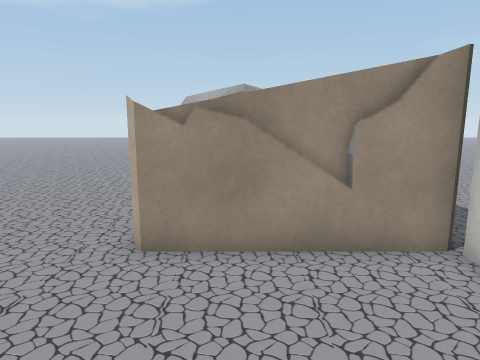
View 1 (above)

18 first-person views from a walk through a scene from a Unity 3-D project. The camera is 1.2 m above the floor, tilts 10° down and sees 70° across. The floor is counted in squares, 0.5 m on a side. Each view is taken from the middle of a square. On the plan, view 1 faces up. The plan holds only what a view shows up to about 20 squares ahead; the rest is blank. The place goes on beyond the plan. The player is left out. Some surface patterns are stand-ins.

View 2
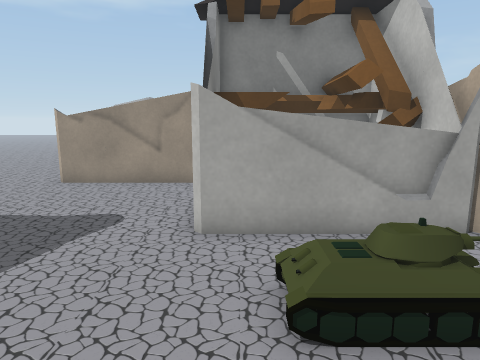

View 3
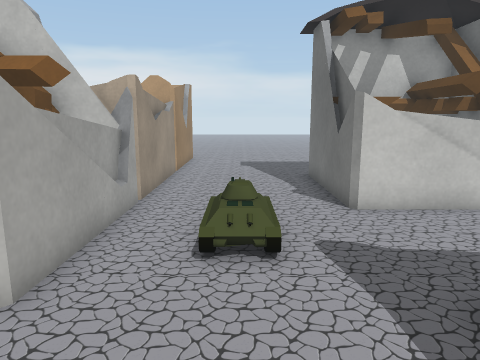

View 4
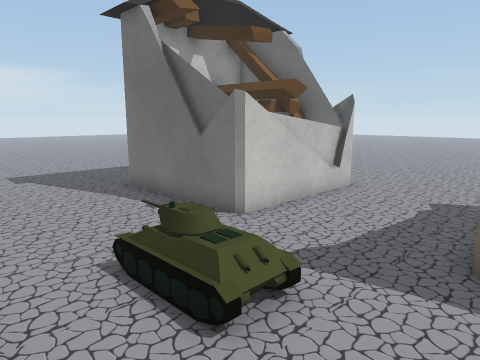

View 5
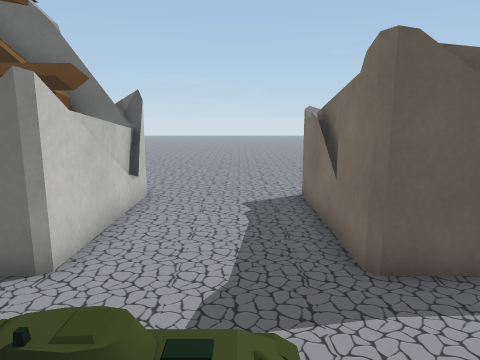

View 6
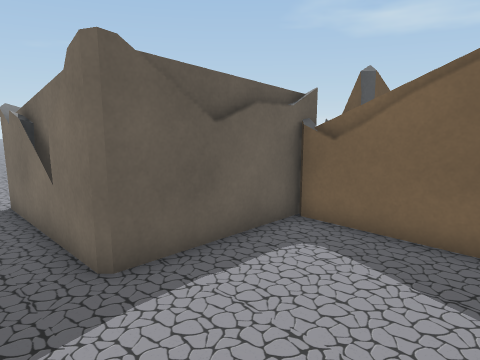

View 7
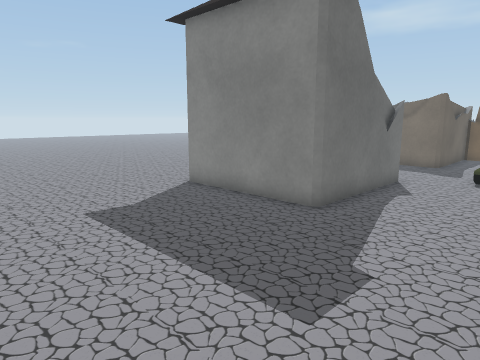

View 8
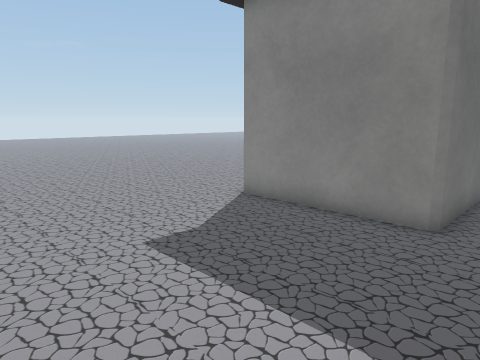

View 9
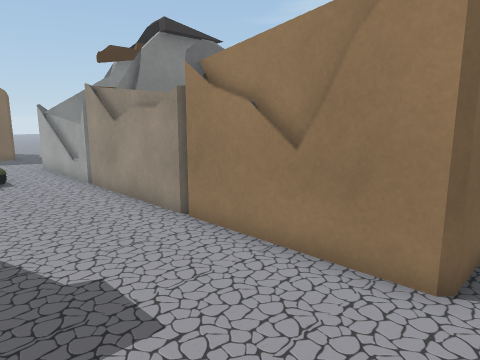

View 10
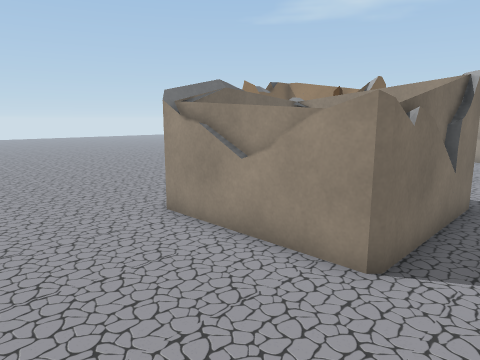

View 11
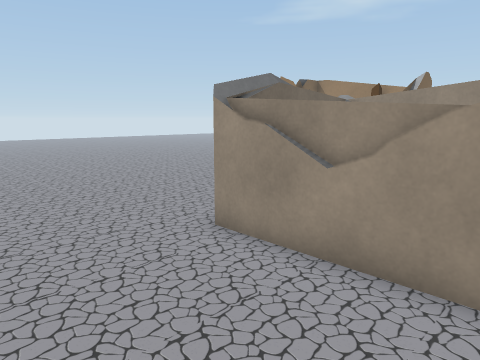

View 12
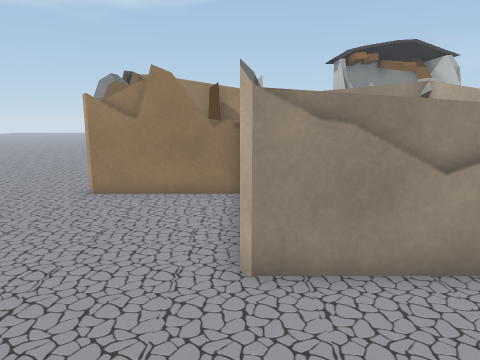

View 13
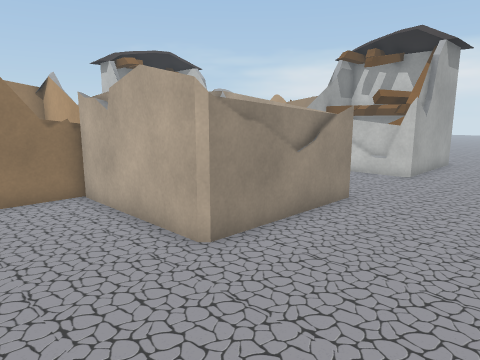

View 14
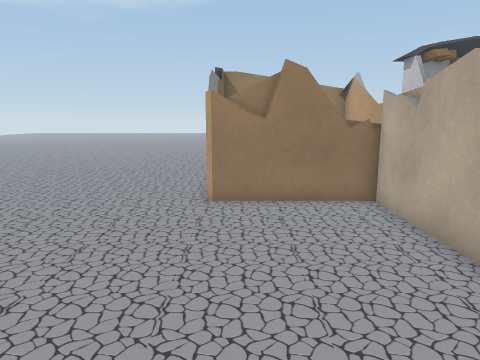

View 15
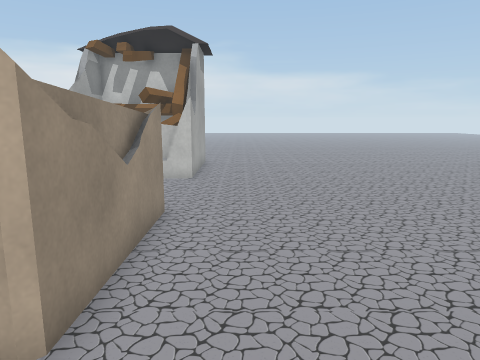

View 16
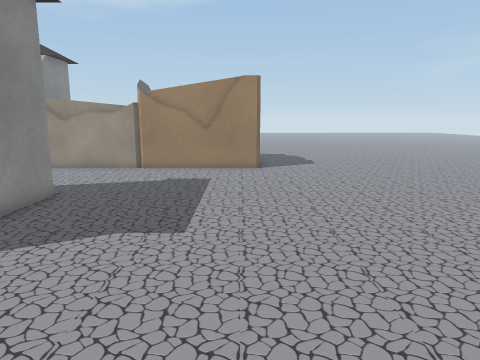

View 17
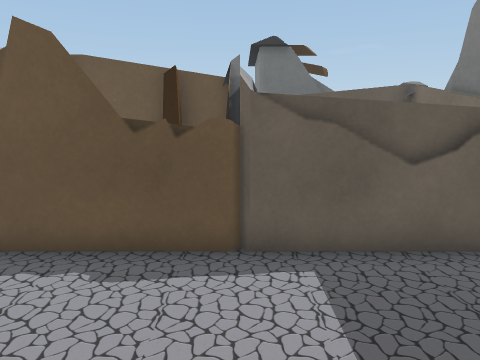

View 18
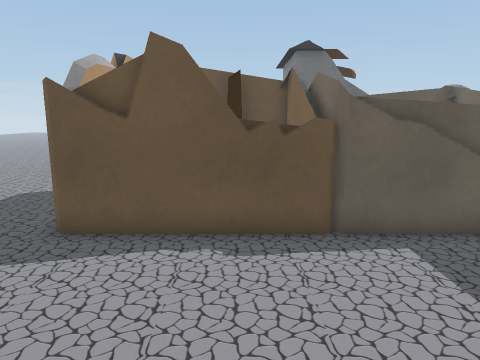

### Floor plan
Key: @ floor where view 1 was taken; # wall or solid block; . main floor; : floor 0.25 m higher than the main floor; B building; O other object.
Columns run from 9 left of view 1 to 23 right of it. Each row starts with its distance up from view 1.
 19 ....
 18 ....
 17 ....
 16 .....
 15 .....
 14 .....
 13 ......                     .
 12 ...... BBBB              .
 11  .....
 10   .....        ..       .......
  9   .....        .      .........
  8    ....       ..      ..........
  7     ...       .      ............
  6     ...BBBBBB####### BBBBBBBBBBB.
  5      ........ BBBBBB     B     B.
  4       ....... BB BBB     B     B.
  3 ..    .......BBB BBB     B     B
  2 ..     ......B   BBB     B     B.
  1 ..      .....B   B:B     B B   B.
  0 ..BBBBBBB@...BBBBBBBBBBBBBBBBBBB.
 -1 ..B   B B........................
 -2 ..B     B........................
 -3 ..B     B......OO ...............
 -4 ..B     B........................
 -5 ..B     B........................
 -6 ..BBBBBBBBBBBB....BBBB###........
 -7 .......B     B....B  BBB#........
 -8 .......B     B....B  BBB#........
 -9 .......B     B....B    B#........
-10 .......B     B....BBBBBB#........
-11 .......B     B....B:BBBB#........
-12 .......BBBBBBB....BBBBBB#........
-13 .................................
-14 .................................
-15 ...............................
-16    ............................
-17    .   ........................

Positions as (right, up) in squares from view 1, and headings:
1: (0, 0), facing up
2: (5, -7), facing up
3: (0, -3), facing right
4: (3, 0), facing down-right
5: (6, -1), facing down
6: (6, -1), facing down-left
7: (23, -1), facing down-left
8: (23, -4), facing down-left
9: (23, -5), facing up-left
10: (6, -17), facing up-left
11: (4, -17), facing up-left
12: (-2, -17), facing up
13: (-6, -17), facing up-right
14: (-6, -16), facing up
15: (-5, -14), facing right
16: (21, -17), facing up
17: (16, 12), facing down
18: (18, 13), facing down
